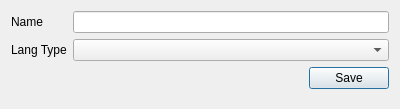
<?xml version="1.0" encoding="UTF-8"?>
<ui version="4.0">
 <class>CategoryDialog</class>
 <widget class="QDialog" name="CategoryDialog">
  <property name="geometry">
   <rect>
    <x>0</x>
    <y>0</y>
    <width>400</width>
    <height>109</height>
   </rect>
  </property>
  <property name="windowTitle">
   <string>Category</string>
  </property>
  <layout class="QVBoxLayout" name="verticalLayout">
   <item>
    <layout class="QFormLayout" name="formLayout">
     <property name="fieldGrowthPolicy">
      <enum>QFormLayout::AllNonFixedFieldsGrow</enum>
     </property>
     <item row="0" column="0">
      <widget class="QLabel" name="label">
       <property name="text">
        <string>Name</string>
       </property>
      </widget>
     </item>
     <item row="0" column="1">
      <widget class="QLineEdit" name="_edCatName"/>
     </item>
     <item row="1" column="0">
      <widget class="QLabel" name="label_2">
       <property name="text">
        <string>Lang Type</string>
       </property>
      </widget>
     </item>
     <item row="1" column="1">
      <widget class="QComboBox" name="_cmbLangFormat"/>
     </item>
     <item row="3" column="1">
      <layout class="QHBoxLayout" name="horizontalLayout">
       <item>
        <spacer name="horizontalSpacer">
         <property name="orientation">
          <enum>Qt::Horizontal</enum>
         </property>
         <property name="sizeHint" stdset="0">
          <size>
           <width>40</width>
           <height>20</height>
          </size>
         </property>
        </spacer>
       </item>
       <item>
        <widget class="QPushButton" name="_btnSave">
         <property name="text">
          <string>Save</string>
         </property>
        </widget>
       </item>
      </layout>
     </item>
    </layout>
   </item>
  </layout>
 </widget>
 <resources/>
 <connections/>
</ui>
